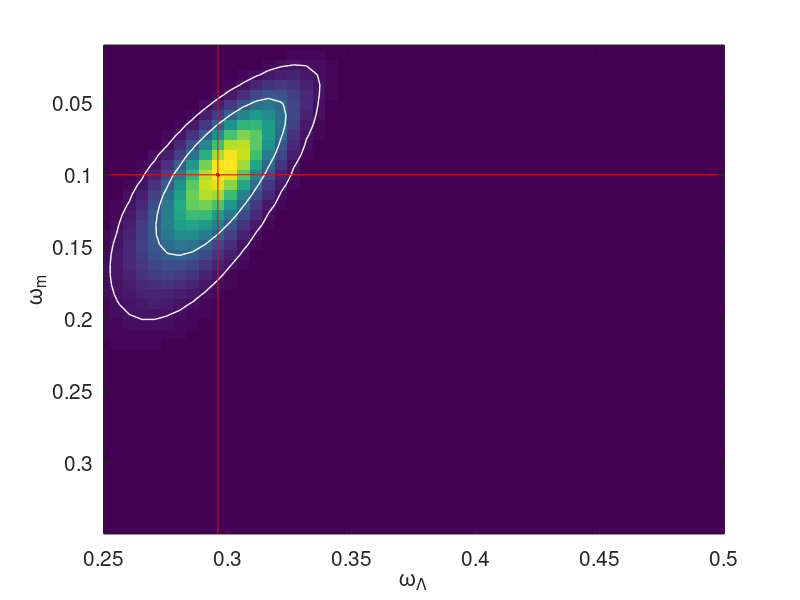

The MATLAB source for this figure:
load cosmo;
prob = exp(-.5*cosmo.chisq);
prob = prob/sum(prob(:));
sort_prob = sort(reshape(prob.',1,[]), 'descend');
level_68 = find(cumsum(sort_prob) > .68 );
level_954 = find(cumsum(sort_prob) > .955);
[max_p, ind] =  max(prob(:));
[row, col] = ind2sub(size(prob),ind);

f=figure()
imagesc(cosmo.omega_l_today, cosmo.omega_m_today, prob);
hold on
contour(cosmo.omega_l_today, cosmo.omega_m_today, prob, [sort_prob(level_68(1)), sort_prob(level_954(1))], 'LineColor','w', 'LineWidth',1)
line([cosmo.omega_l_today(col),cosmo.omega_l_today(col)],get(gca, 'ylim'),'Color','red')
line(get(gca, 'xlim'),[cosmo.omega_m_today(row),cosmo.omega_m_today(row)],'Color','red')
plot(cosmo.omega_l_today(col), cosmo.omega_m_today(row),'r.','MarkerFaceColor','red','MarkerSize',10)
xlabel('\omega_{\Lambda}')
ylabel('\omega_m')

omega_l_max = cosmo.omega_l_today(col)
omega_m_max = cosmo.omega_m_today(row)
set(gca,'FontSize',15)
saveas(f,'confidence_reg.png')
hold off